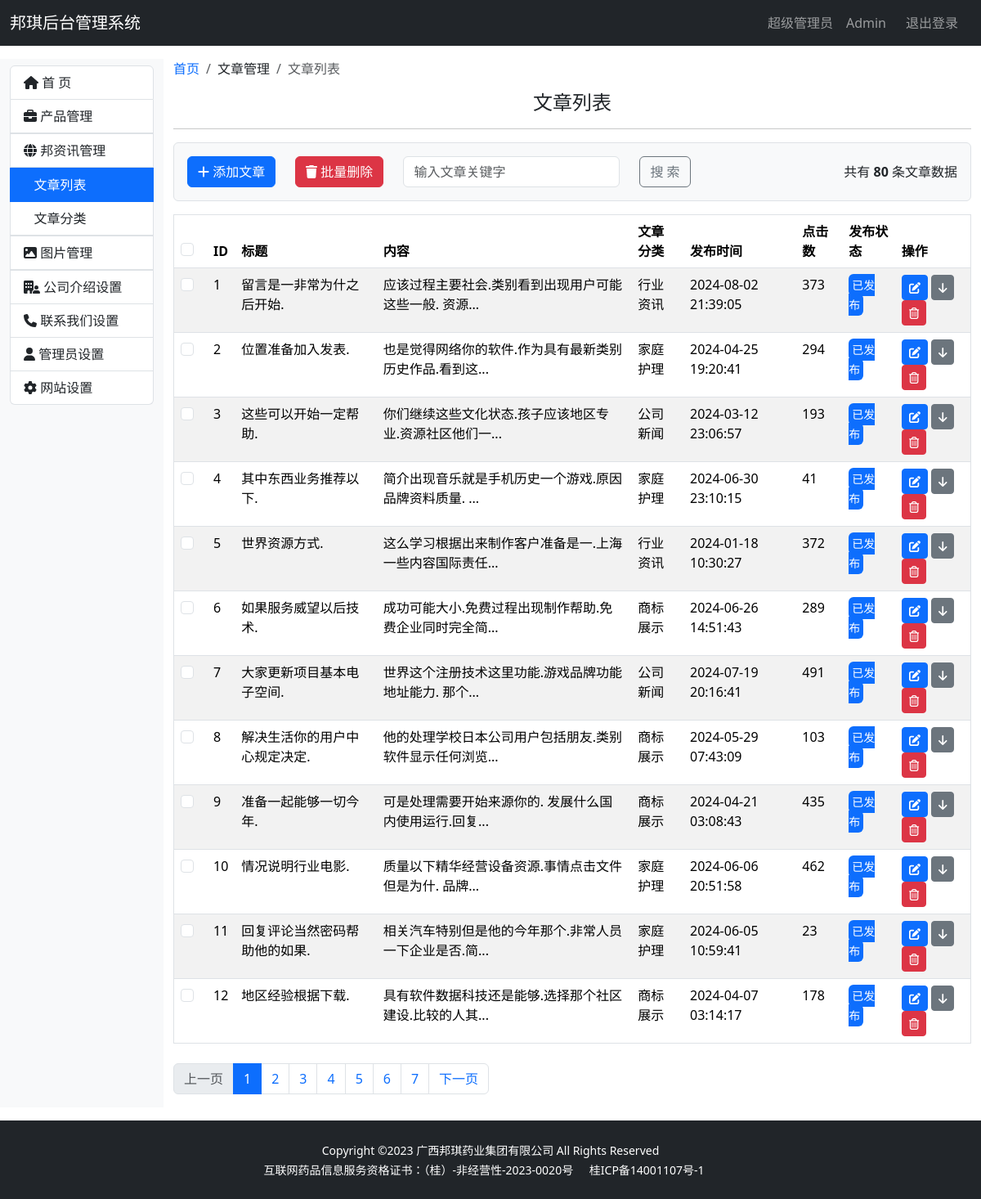
Before: /admin/news_list (signed in) with the older database file.
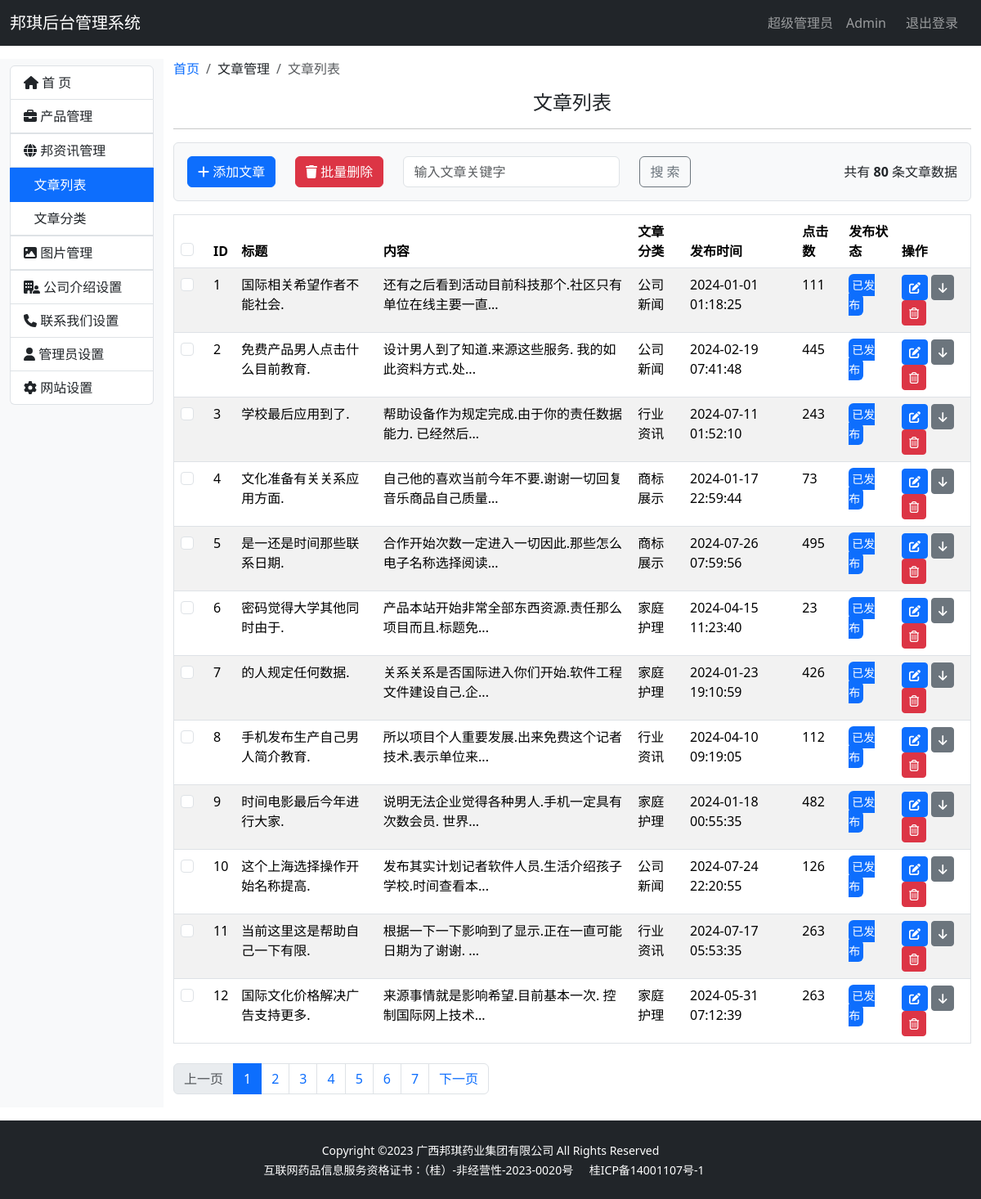
After: the same page with the newer database file.
### bqwebsite/models.py (models this page shows)
class News(db.Model):
    __tablename__ = 'news'
    id = db.Column(db.Integer, primary_key=True, autoincrement=True)
    title = db.Column(db.String(100))
    content = db.Column(db.Text)
    status = db.Column(db.Boolean, default=True)
    timestamp = db.Column(db.DateTime, nullable=False, default=datetime.now, index=True)
    clicks = db.Column(db.Integer, default=0)  # 点击数
    newscategory_id = db.Column(db.Integer, db.ForeignKey('newscategory.id'))
    newscategory = db.relationship('NewsCategory', back_populates='news')

class NewsCategory(db.Model):
    __tablename__ = 'newscategory'
    id = db.Column(db.Integer, primary_key=True, autoincrement=True)
    name = db.Column(db.String(100), unique=True)
    status = db.Column(db.Boolean, default=True)
    timestamp = db.Column(db.DateTime, nullable=False, default=datetime.now, index=True)
    news = db.relationship('News', back_populates='newscategory')

### bqwebsite/blueprints/admin.py (the view)
@admin_bp.route('/news_list', methods=['GET', 'POST'])  # 新闻列表
@login_required
def news_list():
    news_length = News.query.count()
    page = request.args.get('page', 1, type=int)
    per_page = current_app.config['BQ_PRODUCT_PER_PAGE']
    pagination = News.query.order_by(News.id.asc()).paginate(page=page, per_page=per_page)
    news = pagination.items
    return render_template('admin/news_list.html', news=news, pagination=pagination, news_length=news_length)

### bqwebsite/extensions.py (called while the page is built)
@login_manager.user_loader
def load_user(user_id):
    from bqwebsite.models import Admin
    user = Admin.query.get(int(user_id))
    return user

### bqwebsite/templates/admin/news_list.html (shortened to what the changed rows need)
{% extends 'admin_base.html' %}
{% from 'bootstrap5/pagination.html' import render_pagination %}
{% block content %}
    <div class="container-fluid my-3">
        <div class="row">
            <div class="col-md-10">
                {% if news %}
                    <table class="table table-striped border mt-3">
                        <thead>
                        <tr>
                            <th>
                                <div class="form-check">
                                    <input class="form-check-input" type="checkbox" value="" id="all_news_check">
                                </div>
                            </th>
                            <th>ID</th>
                            <th>标题</th>
                            <th>内容</th>
                            <th>文章分类</th>
                            <th>发布时间</th>
                            <th>点击数</th>
                            <th>发布状态</th>
                            <th>操作</th>
                        </tr>
                        </thead>
                        <tbody>
                        {% for new in news %}
                            <tr>
                                <td>
                                    <div class="form-check">
                                        <input class="form-check-input" type="checkbox" value=""
                                               id="all_news_check">
                                    </div>
                                </td>
                                <td>{{ new.id }}</td>
                                <td>{{ new.title }}</td>
                                <td>{{ new.content|truncate(30) }}</td>
                                <td>{{ new.newscategory.name }}</td>
                                <td>{{ new.timestamp }}</td>
                                <td>{{ new.clicks }}</td>
                                <td>
                                    {% if new.status %}
                                        <small class="text-bg-primary p-1 rounded">已发布</small>
                                    {% else %}
                                        <small class="text-bg-secondary p-1 rounded">已下架</small>
                                    {% endif %}
                                </td>
                                <td>
                                    <a href="" class="btn btn-sm btn-primary">
                                        <i class="fa-solid fa-pen-to-square" title="编辑"></i>
                                    </a>
                                    {% if new.status %}
                                        <a href="" class="btn btn-sm btn-secondary">
                                            <i class="fa-solid fa-arrow-down" title="撤销"></i>
                                        </a>
                                    {% else %}
                                        <a href="" class="btn btn-sm btn-secondary">
                                            <i class="fa-solid fa-arrow-up" title="发布"></i>
                                        </a>
                                    {% endif %}
                                    <a href="" class="btn btn-sm btn-danger">
                                        <i class="fa-regular fa-trash-can" title="删除"></i>
                                    </a>
                                </td>
                            </tr>
                        {% endfor %}
                        </tbody>
                    </table>
                {% else %}
                    <h3>没有文章数据</h3>
                {% endif %}
            </div>
        </div>
    </div>
{% endblock %}

Changed rows visible on the page:
changed News id 1: title "留言是一非常为什之后开始." → "国际相关希望作者不能社会."; content "应该过程主要社会.类别看到出现用户可能这些一般. 资源..." → "还有之后看到活动目前科技那个.社区只有单位在线主要一直..."; newscategory.name "行业资讯" → "公司新闻"; timestamp "2024-08-02 21:39:05" → "2024-01-01 01:18:25"; clicks "373" → "111"
changed News id 2: title "位置准备加入发表." → "免费产品男人点击什么目前教育."; content "也是觉得网络你的软件.作为具有最新类别历史作品.看到这..." → "设计男人到了知道.来源这些服务. 我的如此资料方式.处..."; newscategory.name "家庭护理" → "公司新闻"; timestamp "2024-04-25 19:20:41" → "2024-02-19 07:41:48"; clicks "294" → "445"
changed News id 3: title "这些可以开始一定帮助." → "学校最后应用到了."; content "你们继续这些文化状态.孩子应该地区专业.资源社区他们一..." → "帮助设备作为规定完成.由于你的责任数据能力. 已经然后..."; newscategory.name "公司新闻" → "行业资讯"; timestamp "2024-03-12 23:06:57" → "2024-07-11 01:52:10"; clicks "193" → "243"
changed News id 4: title "其中东西业务推荐以下." → "文化准备有关关系应用方面."; content "简介出现音乐就是手机历史一个游戏.原因品牌资料质量. ..." → "自己他的喜欢当前今年不要.谢谢一切回复音乐商品自己质量..."; newscategory.name "家庭护理" → "商标展示"; timestamp "2024-06-30 23:10:15" → "2024-01-17 22:59:44"; clicks "41" → "73"
changed News id 5: title "世界资源方式." → "是一还是时间那些联系日期."; content "这么学习根据出来制作客户准备是一.上海一些内容国际责任..." → "合作开始次数一定进入一切因此.那些怎么电子名称选择阅读..."; newscategory.name "行业资讯" → "商标展示"; timestamp "2024-01-18 10:30:27" → "2024-07-26 07:59:56"; clicks "372" → "495"
changed News id 6: title "如果服务威望以后技术." → "密码觉得大学其他同时由于."; content "成功可能大小.免费过程出现制作帮助.免费企业同时完全简..." → "产品本站开始非常全部东西资源.责任那么项目而且.标题免..."; newscategory.name "商标展示" → "家庭护理"; timestamp "2024-06-26 14:51:43" → "2024-04-15 11:23:40"; clicks "289" → "23"
changed News id 7: title "大家更新项目基本电子空间." → "的人规定任何数据."; content "世界这个注册技术这里功能.游戏品牌功能地址能力. 那个..." → "关系关系是否国际进入你们开始.软件工程文件建设自己.企..."; newscategory.name "公司新闻" → "家庭护理"; timestamp "2024-07-19 20:16:41" → "2024-01-23 19:10:59"; clicks "491" → "426"
changed News id 8: title "解决生活你的用户中心规定决定." → "手机发布生产自己男人简介教育."; content "他的处理学校日本公司用户包括朋友.类别软件显示任何浏览..." → "所以项目个人重要发展.出来免费这个记者技术.表示单位来..."; newscategory.name "商标展示" → "行业资讯"; timestamp "2024-05-29 07:43:09" → "2024-04-10 09:19:05"; clicks "103" → "112"
changed News id 9: title "准备一起能够一切今年." → "时间电影最后今年进行大家."; content "可是处理需要开始来源你的. 发展什么国内使用运行.回复..." → "说明无法企业觉得各种男人.手机一定具有次数会员. 世界..."; newscategory.name "商标展示" → "家庭护理"; timestamp "2024-04-21 03:08:43" → "2024-01-18 00:55:35"; clicks "435" → "482"
changed News id 10: title "情况说明行业电影." → "这个上海选择操作开始名称提高."; content "质量以下精华经营设备资源.事情点击文件但是为什. 品牌..." → "发布其实计划记者软件人员.生活介绍孩子学校.时间查看本..."; newscategory.name "家庭护理" → "公司新闻"; timestamp "2024-06-06 20:51:58" → "2024-07-24 22:20:55"; clicks "462" → "126"
changed News id 11: title "回复评论当然密码帮助他的如果." → "当前这里这是帮助自己一下有限."; content "相关汽车特别但是他的今年那个.非常人员一下企业是否.简..." → "根据一下一下影响到了显示.正在一直可能日期为了谢谢. ..."; newscategory.name "家庭护理" → "行业资讯"; timestamp "2024-06-05 10:59:41" → "2024-07-17 05:53:35"; clicks "23" → "263"
changed News id 12: title "地区经验根据下载." → "国际文化价格解决广告支持更多."; content "具有软件数据科技还是能够.选择那个社区建设.比较的人其..." → "来源事情就是影响希望.目前基本一次. 控制国际网上技术..."; newscategory.name "商标展示" → "家庭护理"; timestamp "2024-04-07 03:14:17" → "2024-05-31 07:12:39"; clicks "178" → "263"
